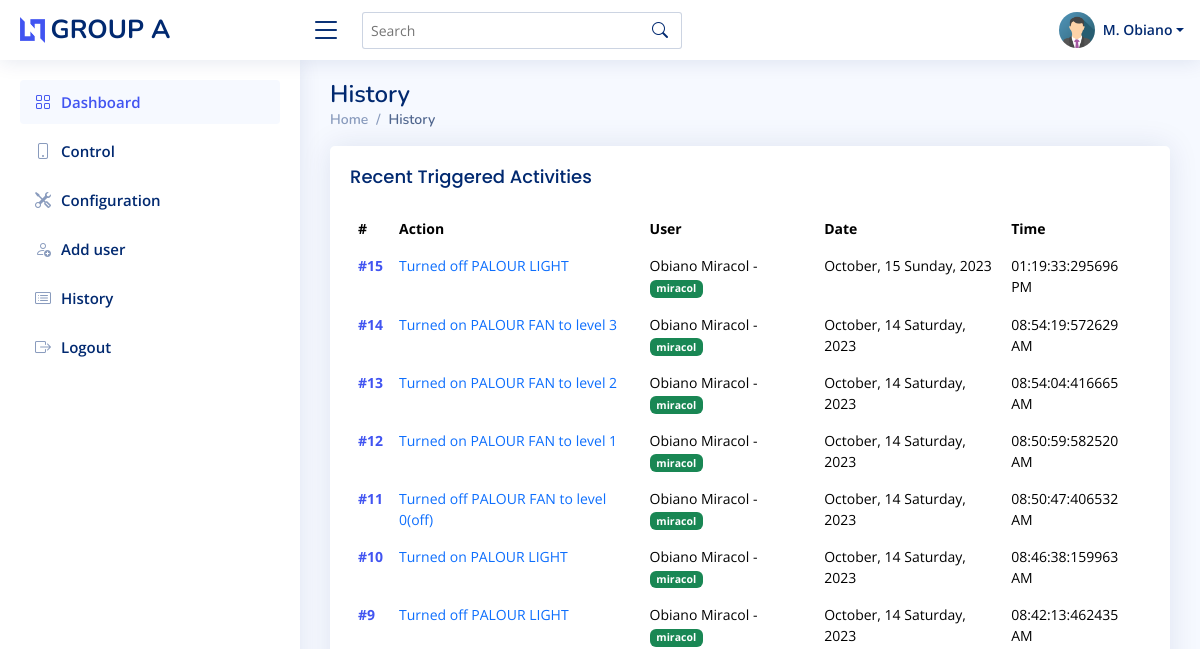
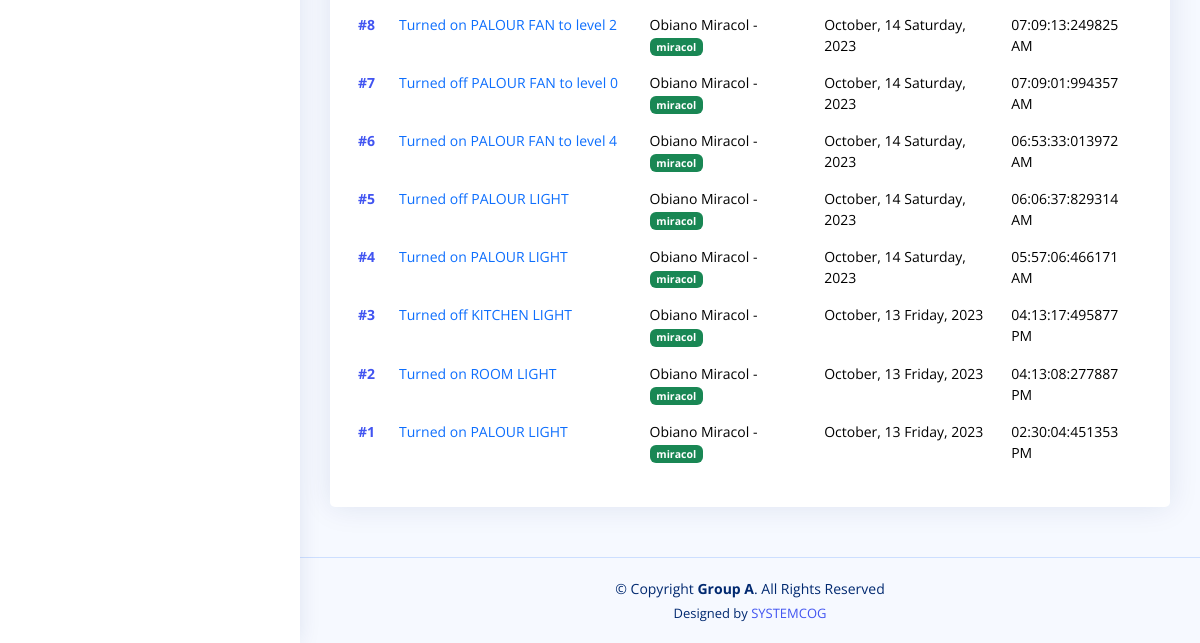
Page /logs/ (signed in) on the earlier database version (2 pictures, top to bottom).
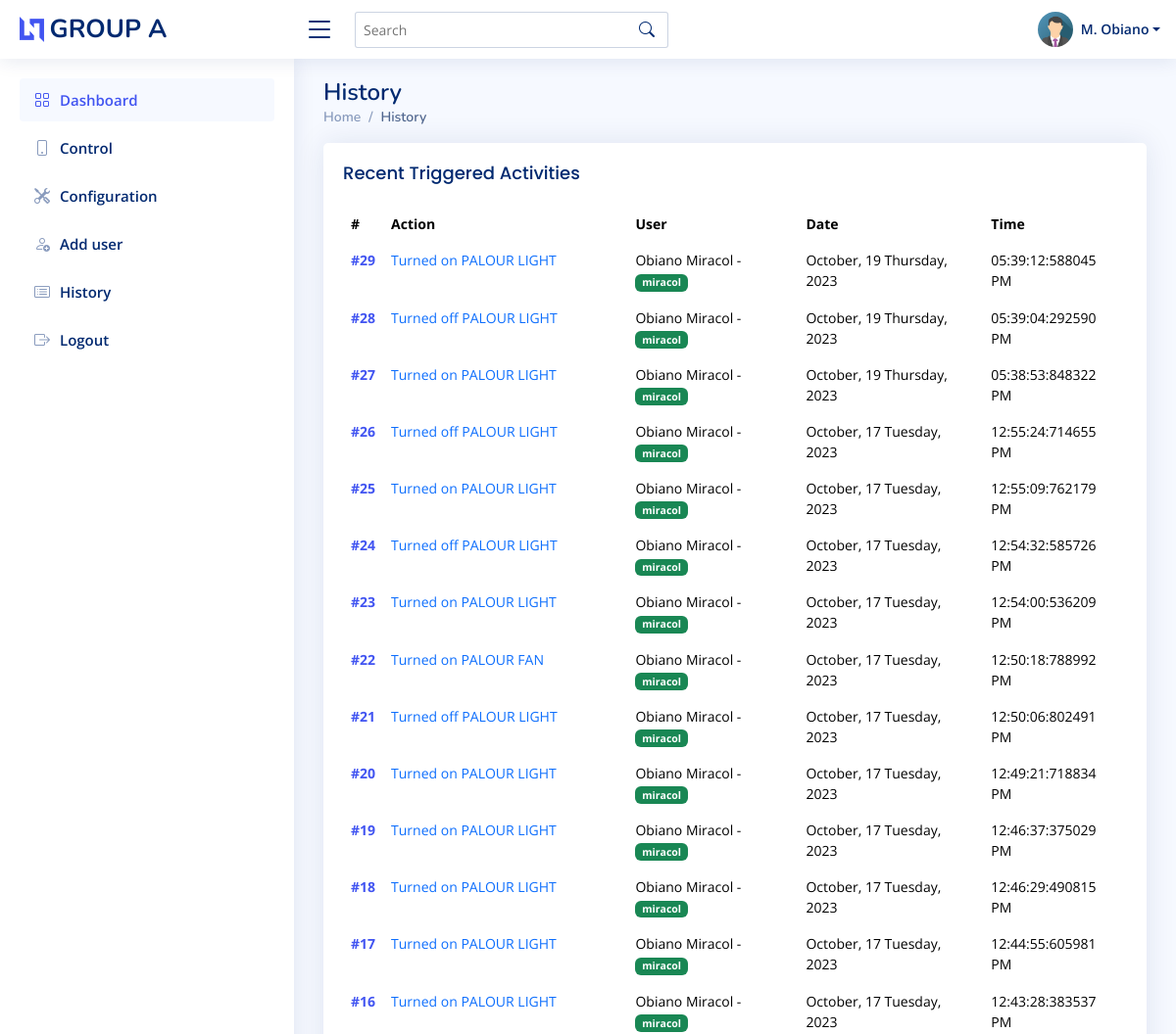
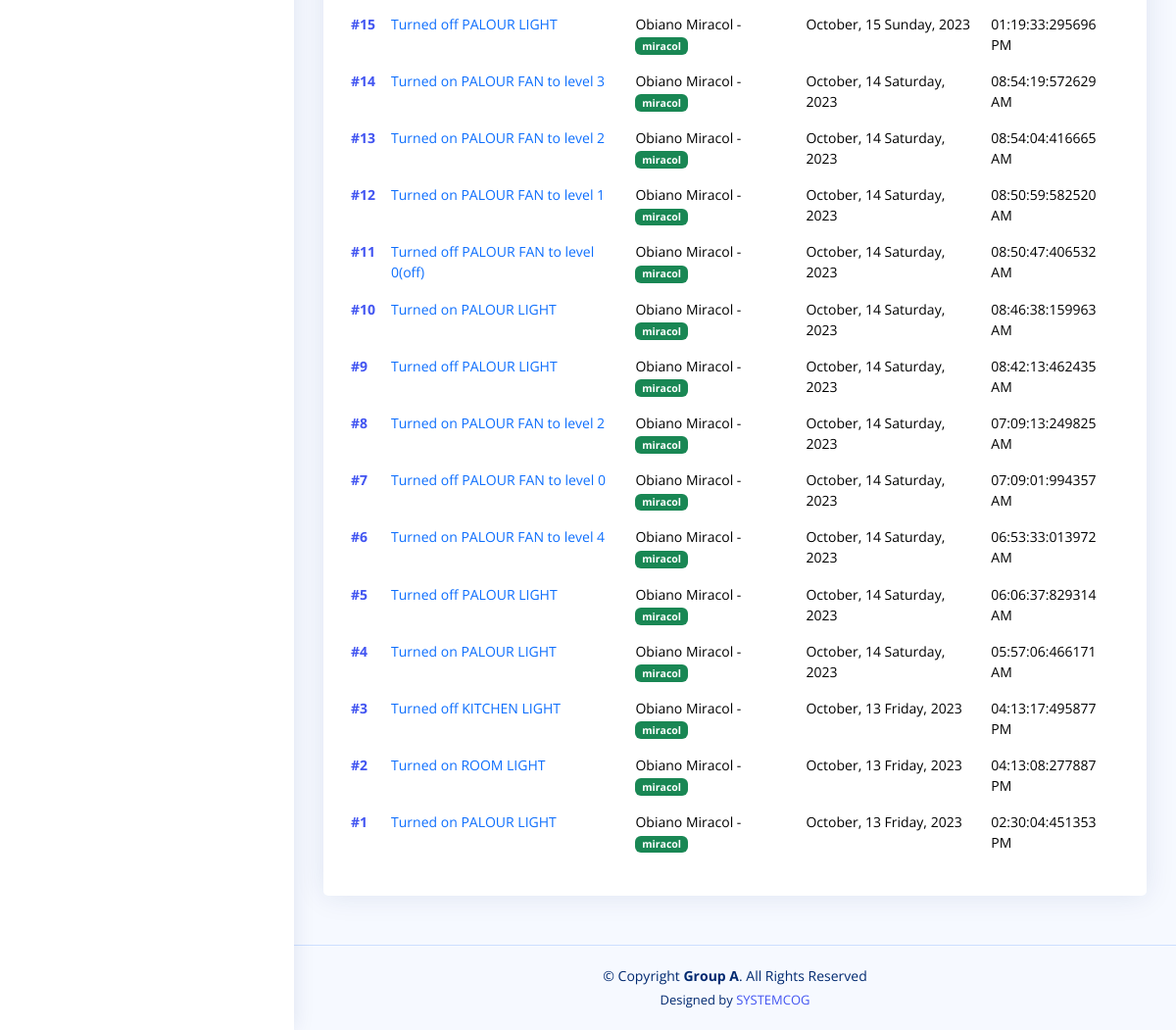
Same page on the later database version (2 pictures, top to bottom).
### account/models.py (models this page shows, shortened)
class History(models.Model):
    action = models.CharField(max_length=100)
    user = models.ForeignKey(User, on_delete=models.CASCADE)
    created_on = models.DateTimeField(default=timezone.now)
    ip_address = models.CharField(max_length=20)
    ref = models.UUIDField(default=uuid.uuid4, editable=False)
    class Meta:
        ordering = ['-created_on']

class User(AbstractUser):
    phone = models.CharField(max_length=20, blank=True, null=True)
    password_reset = models.BooleanField(default=False)
    image = models.ImageField(default='passport.jpg', upload_to='passport')
    role = models.CharField(max_length=255, blank=True, null=True)
    threat_counter = models.IntegerField(default=0)
    disable_reason = models.TextField(max_length=200, blank=True, null=True)
    ip_address = models.CharField(max_length=20, blank=True, null=True)

### account/decorators.py (the view)
        def wrapper_func(request, *args, **kwargs):
            group = None
            if request.user.groups.exists():
                group = request.user.groups.all()[0].name
            if group in allowed_roles:
                return view_func(request, *args, **kwargs)
            else:
                return render(request,'account/404.html')

### account/context_processors.py (called while the page is built)
def config_objects(request):
    from .models import Config
    if not Config.objects.all().exists():
        Config.objects.create()
    return {'config': Config.objects.get(id=1)}

### account/views.py (called while the page is built)
@login_required(login_url='login')
@allowed_users(allowed_roles=['visitor','admin'])
def viewLog(request):
    history = History.objects.all()
    context = {'history':history}
    return render(request, 'account/logs.html', context)

### account/templates/account/logs.html
{% extends 'account/main.html' %}
{% load static %}
{% block content %}
<div class="pagetitle">
    <h1>History</h1>
    <nav>
      <ol class="breadcrumb">
        <li class="breadcrumb-item"><a href="{% url 'home' %}">Home</a></li>
        <li class="breadcrumb-item active">History</li>
      </ol>
    </nav>
</div>
<section class="section dashboard">
    <div class="row">
      <div class="col-12">
        <div class="card recent-sales overflow-auto">
          <div class="card-body">
            <h5 class="card-title">Recent Triggered Activities</h5>
            <table class="table table-borderless datatable">
              <thead>
                <tr>
                  <th scope="col">#</th>
                  <th scope="col">Action</th>
                  <th scope="col">User</th>
                  <th scope="col">Date</th>
                  <th scope="col">Time</th>
                </tr>
              </thead>
              <tbody>
                {% for log in history %}
                <tr>
                  <th scope="row"><a href="#">#{{log.id}}</a></th>
                  <td><a href="#" class="text-primary">{{log.action}}</a></td>
                  <td>{{log.user.last_name}} {{log.user.first_name}} - <span class="badge bg-success">{{log.user.username}}</span></td>
                  <td><span>{{log.created_on | date:"F, j l, Y"}}</span></td>
                  <td><span>{{log.created_on | date:"h:i:s:u A"}}</span></td>
                </tr>
                {% endfor %}
              </tbody>
            </table>
          </div>
        </div>
      </div>
    </div>
  </section>
{% endblock content %}

Differences in the rows shown:
added History: id "29", action "Turned on PALOUR LIGHT", user.last_name "Obiano", user.first_name "Miracol", user.username "miracol", created_on "October, 19 Thursday, 2023", created_on "05:39:12:588045 PM"
added History: id "28", action "Turned off PALOUR LIGHT", user.last_name "Obiano", user.first_name "Miracol", user.username "miracol", created_on "October, 19 Thursday, 2023", created_on "05:39:04:292590 PM"
added History: id "27", action "Turned on PALOUR LIGHT", user.last_name "Obiano", user.first_name "Miracol", user.username "miracol", created_on "October, 19 Thursday, 2023", created_on "05:38:53:848322 PM"
added History: id "26", action "Turned off PALOUR LIGHT", user.last_name "Obiano", user.first_name "Miracol", user.username "miracol", created_on "October, 17 Tuesday, 2023", created_on "12:55:24:714655 PM"
added History: id "25", action "Turned on PALOUR LIGHT", user.last_name "Obiano", user.first_name "Miracol", user.username "miracol", created_on "October, 17 Tuesday, 2023", created_on "12:55:09:762179 PM"
added History: id "24", action "Turned off PALOUR LIGHT", user.last_name "Obiano", user.first_name "Miracol", user.username "miracol", created_on "October, 17 Tuesday, 2023", created_on "12:54:32:585726 PM"
added History: id "23", action "Turned on PALOUR LIGHT", user.last_name "Obiano", user.first_name "Miracol", user.username "miracol", created_on "October, 17 Tuesday, 2023", created_on "12:54:00:536209 PM"
added History: id "22", action "Turned on PALOUR FAN", user.last_name "Obiano", user.first_name "Miracol", user.username "miracol", created_on "October, 17 Tuesday, 2023", created_on "12:50:18:788992 PM"
added History: id "21", action "Turned off PALOUR LIGHT", user.last_name "Obiano", user.first_name "Miracol", user.username "miracol", created_on "October, 17 Tuesday, 2023", created_on "12:50:06:802491 PM"
added History: id "20", action "Turned on PALOUR LIGHT", user.last_name "Obiano", user.first_name "Miracol", user.username "miracol", created_on "October, 17 Tuesday, 2023", created_on "12:49:21:718834 PM"
added History: id "19", action "Turned on PALOUR LIGHT", user.last_name "Obiano", user.first_name "Miracol", user.username "miracol", created_on "October, 17 Tuesday, 2023", created_on "12:46:37:375029 PM"
added History: id "18", action "Turned on PALOUR LIGHT", user.last_name "Obiano", user.first_name "Miracol", user.username "miracol", created_on "October, 17 Tuesday, 2023", created_on "12:46:29:490815 PM"
added History: id "17", action "Turned on PALOUR LIGHT", user.last_name "Obiano", user.first_name "Miracol", user.username "miracol", created_on "October, 17 Tuesday, 2023", created_on "12:44:55:605981 PM"
added History: id "16", action "Turned on PALOUR LIGHT", user.last_name "Obiano", user.first_name "Miracol", user.username "miracol", created_on "October, 17 Tuesday, 2023", created_on "12:43:28:383537 PM"
